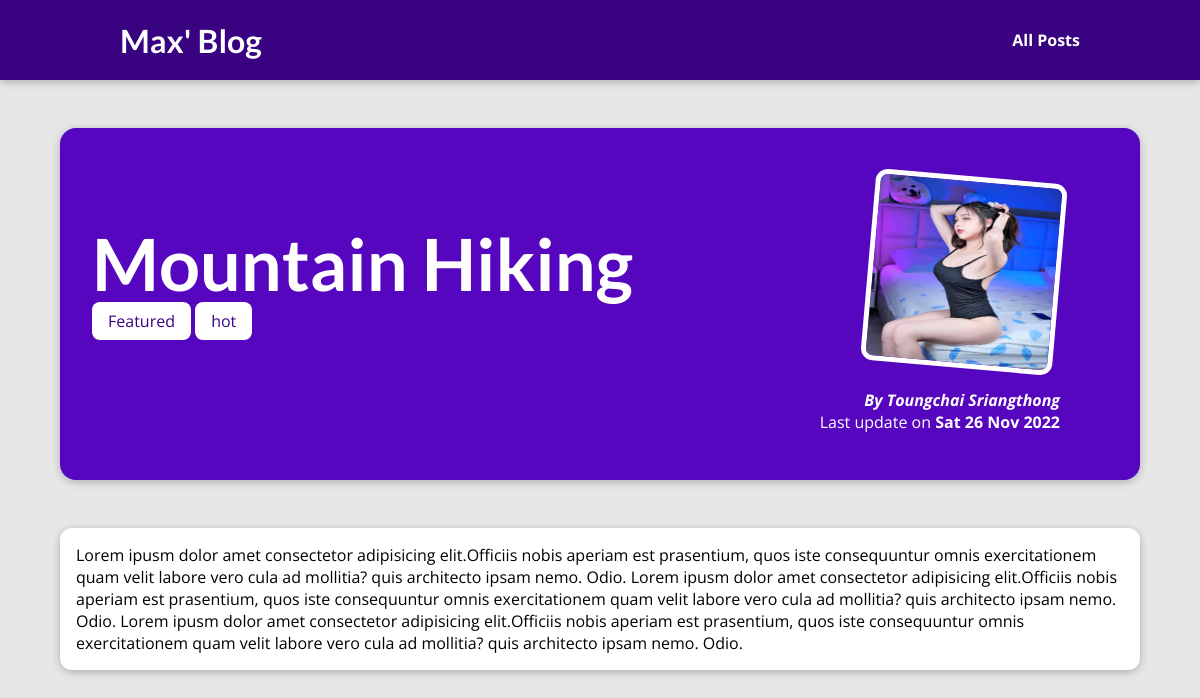
The app's page /blog/post/the-Mountains with its own data.
### blog/models.py (models this page shows, shortened)
class Post(models.Model):
    title = models.CharField(max_length=150)
    excerpt = models.CharField(max_length=200)
    image = models.ImageField(upload_to="posts", null=True)
    date = models.DateField(auto_now=TRUE)
    slug = models.SlugField(unique=True, db_index=True)
    content = models.TextField(validators=[MinLengthValidator(10)])
    author = models.ForeignKey(
        Author, on_delete=models.SET_NULL, null=True, related_name="posts")
    tags = models.ManyToManyField(Tag)

class Tag(models.Model):
    caption = models.CharField(max_length=20)

class Author(models.Model):
    first_name = models.CharField(max_length=100)
    last_name = models.CharField(max_length=100)
    email_address = models.EmailField()
    def full_name(self):
        return f"{self.first_name} {self.last_name}"
    def __str__(self):
        return self.full_name()

### blog/views.py (the view)
# urls.py: path("post/<slug:slug>",views.SinglePostView.as_view(), name="post-detail-page") #/posts/my-first-post
class SinglePostView(DetailView):
    template_name = "blog/post-detail.html"
    model = Post
    def get_context_data(self, **kwargs):
        context = super().get_context_data(**kwargs)
        context["post_tags"] = self.object.tags.all()
        return context

### blog/templates/blog/post-detail.html (shortened to what this page needs)
{% extends 'base.html' %}
{% load static %}
{% block css_files %}
    <link rel="stylesheet" href="{% static 'blog/post.css' %}" />
    <link rel="stylesheet" href="{% static 'blog/all-posts.css' %}" />
    <link rel="stylesheet" href="{% static 'blog/post-detail.css' %}" />
{% endblock  %}
{% block content %}
    <section id="summary">
        <h2>{{ post.title}}</h2>
        <div>
            {% for tag in post_tags %}
            <span class="tag">{{ tag.caption }}</span>
            {% endfor%}
        </div>
        <article>
            <img src="{{ post.image.url }}" alt="post.title"/>
            <address>By <a href="mailto:{{ post.author.email_address}}"> {{ post.author}}</a></address>
            <div>
                Last update on <time>{{ post.date|date:"D d M Y"}}</time>
        </article>
    </section>
    <main>
        {{ post.content}}
    </main>
{% endblock  %}

### templates/base.html (shortened to what this page needs)
{% load static %}
<!DOCTYPE html>
<html lang="en">
<head>
    <link rel="stylesheet" href="{% static 'app.css' %}">
    {% block css_files %}{% endblock  %}
</head>
<body>
    <header id="main-navigation">
        <h1><a href="{% url 'starting-page' %}">Max' Blog</a></h1>
        <nav>
            <a href="{% url 'posts-page' %}">All Posts</a>
        </nav>
    </header>
    {% block content %}
    {% endblock  %}
</body>
</html>

### static/app.css (style rules this page uses)
* { box-sizing: border-box; }
html { font-family: 'Open Sans', 'Lato', sans-serif; }
body { margin: 0; }
h1, h2, h3 { font-family: 'Lato', sans-serif; font-weight: bold; }
#main-navigation { width: 100%; height: 5rem; display: flex; justify-content: space-between; align-items: center; padding: 0 10%; position: absolute; top: 0; left: 0; }
#main-navigation a { text-decoration: none; color: white; font-weight: bold; }

### blog/static/blog/all-posts.css (style rules this page uses)
body { background-color: #e7e7e7; }
#main-navigation { background-color: #390281; box-shadow: 0 2px 8px rgba(0, 0, 0, 0.25); }

### blog/static/blog/post-detail.css (style rules this page uses)
body { background-color: #e7e7e7; }
#main-navigation { background-color: #390281; box-shadow: 0 2px 8px rgba(0, 0, 0, 0.25); }
#summary { margin: 8rem auto 3rem auto; padding: 2rem; width: 90%; max-width: 90rem; border-radius: 16px; background-color: #5706c0; position: relative; box-shadow: 0 2px 8px rgba(0, 0, 0, 0.25); height: 22rem; }
#summary h2 { color: white; font-size: 4.5rem; margin-bottom: 0.25rem; }
#summary article { position: absolute; top: 2rem; right: 3rem; padding: 1rem 2rem; border-radius: 12px; text-align: right; color: white; }
#summary article img { width: 12rem; height: 12rem; border-radius: 12px; transform: rotateZ(5deg); border: 5px solid white; margin-bottom: 1rem; }
#summary address { font-weight: bold; }
#summary a { color: white; text-decoration: none; }
#summary time { font-weight: bold; }
main { width: 90%; max-width: 90rem; margin: 3rem auto; background-color: white; padding: 1rem; border-radius: 12px; box-shadow: 0 2px 8px rgba(0, 0, 0, 0.25); }
.tag { background-color: white; color: #390281; padding: 0.5rem 1rem; border-radius: 8px; }

### records on screen
Post: title "Mountain Hiking", image (picture), author "Toungchai Sriangthong", date "Sat 26 Nov 2022", content "Lorem ipusm dolor amet consectetor adipisicing elit.Officiis nobis aperiam est prasentium, quos iste consequuntur omnis exercitationem quam velit labore vero cula ad mollitia? quis architecto ipsam nemo. Odio. Lorem ipusm dolor amet consectetor adipisicing elit.Officiis nobis aperiam est prasentium, quos iste consequuntur omnis exercitationem quam velit labore vero cula ad mollitia? quis architecto ipsam nemo. Odio. Lorem ipusm dolor amet consectetor adipisicing elit.Officiis nobis aperiam est prasentium, quos iste consequuntur omnis exercitationem quam velit labore vero cula ad mollitia? quis architecto ipsam nemo. Odio."
Tag: caption "Featured"
Tag: caption "hot"
